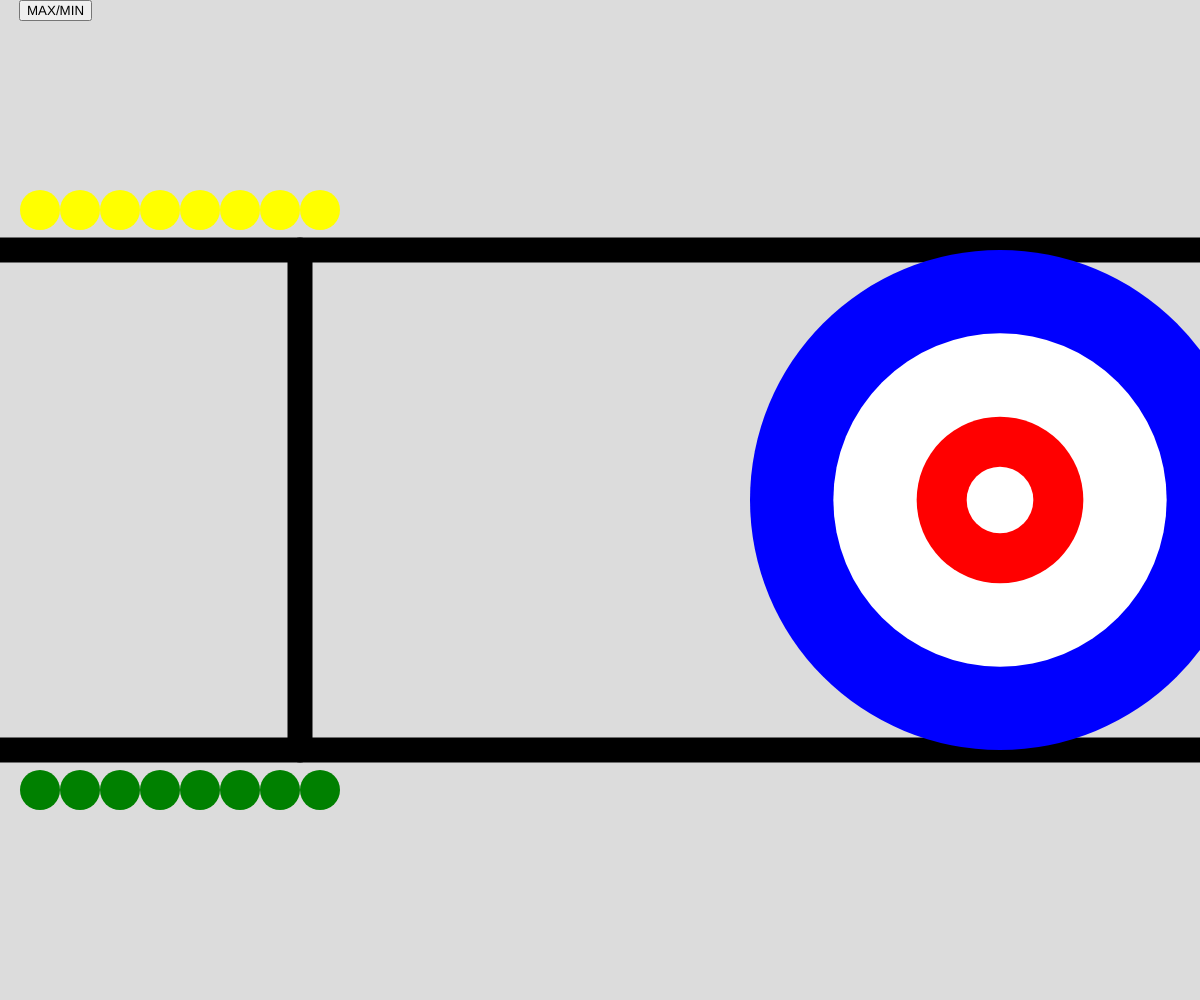
Frame 1 (no input)
Frame 60 (no input): identical to frame 1, image omitted
Frame 120 (the mouse pressed at the canvas centre since frame 60): identical to frame 1, image omitted

The p5.js sketch that drew this single still picture (run headless with seeded random() and noise() and a simulated clock; from frame 60 on, the mouse is pressed at the canvas centre):

// p5.js sketch
// ── sketch.js
let teamA = [];
let teamB = [];
let turn = 0;
let centerX;
let centerY;
let text="MAX/MIN";
function setup() {
  createCanvas(windowWidth, windowHeight);
   let button = createButton(text);
  button.position(19, 0);
  button.mousePressed(fullCanvas);
  for (let i = 0; i < 8; i++) {
    teamA[i] = new curlingBall(true);
    teamB[i] = new curlingBall(false);
  }
}

function draw() {
  screen();

  // show the balls for all the turns
  for (i = 0; i < 16; i++) {
    let ball = getBall(i)
    if (i == turn &
        mouseIsPressed &
        mouseX < windowWidth/4 &
        mouseY > windowHeight/4 &
        mouseY < windowHeight-windowHeight/4)
      ball.grab()
    else if (i + 1 == turn)
      ball.slide()
    ball.show()
  }
}
function fullCanvas() {
    let fs = fullscreen();
    fullscreen(!fs);
}
function windowResized() {
  resizeCanvas(windowWidth, windowHeight);
}
function screen() {
  centerX = windowWidth * 5 / 6;
  centerY = windowHeight / 2;
  background(220);
  stroke(0);
  strokeWeight(windowHeight / 40);
  line(0, windowHeight / 4, windowWidth, windowHeight / 4);
  line(0, windowHeight - windowHeight / 4, windowWidth, windowHeight - windowHeight / 4);
  line(windowWidth / 4, windowHeight / 4, windowWidth / 4, windowHeight * 3 / 4);
  fill(0, 0, 255);
  noStroke();
  circle(centerX, centerY, windowHeight / 2);
  fill(255);
  circle(centerX, centerY, windowHeight / 3);
  fill(255, 0, 0);
  circle(centerX, centerY, windowHeight / 6);
  fill(255);
  circle(centerX, centerY, windowHeight / 15);
  let xA = [];
  let yA = [];
  let xB = [];
  let yB = [];
  for (let i = 1; i < 9; i++) {
    xA[i] = (windowHeight / 25 * i);
    yA[i] = windowHeight / 4 - windowHeight / 25;
    fill("Yellow")
    circle(xA[i], yA[i], windowHeight / 25)
    xB[i] = (windowHeight / 25 * i);
    yB[i] = windowHeight * 3 / 4 + windowHeight / 25;
    fill("Green")
    circle(xB[i], yB[i], windowHeight / 25)
  }
}

function mouseReleased() {
  if (turn < 16) {
    getBall(turn).throw()
    if (++turn == 16)
      endMatch()
  }
}

  /**
   * Decide which team has won according to the scores and print the result.
   * TODO: we should print a nicer dialoge
   */
  function endMatch() {
  
    let scoreA = score(teamA)
    let scoreB = score(teamB)
    near(teamA);
    if (scoreA < scoreB)
      console.log("Yellow team wins!")
    else if (scoreA > scoreB)
      console.log("Green team wins!")
    else
      console.log("It's a draw!")
  }

  /**
   * Returns the score for the specified team, 
   * based on the sum of the distances to the center of each ball.
   */
  function score(team) {
    let score = 0;
    for (let i = 0; i < 8; i++) {
      score += team[i].distanceTo(centerX, centerY)
    }
    return score
  }

  /**
   * Returns the curlingBall for the specified turn.
   */
  function getBall(turn) {
    let team = (turn % 2 == 0) ? teamA : teamB // team for the turn
    let pos = Math.floor(turn / 2) // position in the team array for the turn
    return team[pos]
  }
function near(team){
  let lowestToHighest=[];
  for(let i=0;i<8;i++){
    lowestToHighest[i]=1000;
  }
  lowestToHighest=sort(team.distance);
  console.log(lowestToHighest)
}
// ── curlingBall.js
class curlingBall {
  constructor(team) { //variables de la clase
    this.team = team ? "A" : "B"
    this.colorBall = team ? "Yellow" : "Green"
    this.x = -50;
    this.y = -50;
    this.velx = 0;
    this.velx = 0;
    this.friction = 0.98; //este coeficiente tiene valores entre 0 y 1.
  }

  grab() {
    this.x = pmouseX
    this.y = pmouseY
    this.distance=width;
  }

  throw() {
    this.velx = mouseX - pmouseX
    this.vely = mouseY - pmouseY
  }

  slide() {
    this.velx *= this.friction
    this.vely *= this.friction
    if (this.velx + this.vely < 0.01) {
      this.velx = 0
      this.vely = 0
    }
    this.x += this.velx
    this.y += this.vely
  }
  
  show() {
    fill(this.colorBall)
    circle(this.x, this.y, height / 25)
  }
  
  distanceTo(x, y) {
    this.distance=dist(x, y, this.x, this.y)
    return dist(x, y, this.x, this.y)
  }
}
